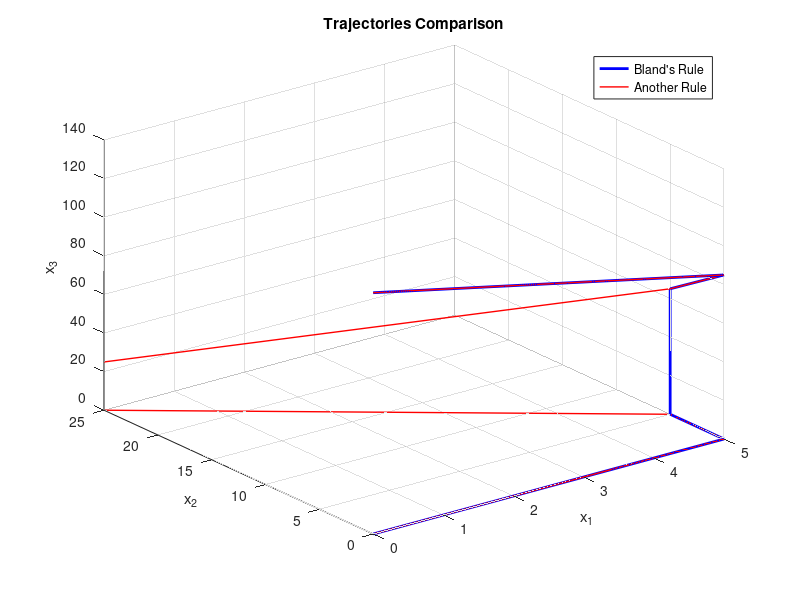

MATLAB code for this plot:
figure;
hold on;
grid on;

x1 = [0, 5, 5, 5, 5, 0];
y1 = [0, 0, 5, 5, 0, 0];
z1 = [0, 0, 0, 65, 85, 125];

x2 = [0, 5, 5, 0, 0, 5, 5, 0];
y2 = [0, 0, 5, 25, 25, 5, 0, 0];
z2 = [0, 0, 0, 0, 25, 65, 85, 125];

plot3(x1, y1, z1, 'b-', 'LineWidth', 2, 'DisplayName', "Bland's Rule");
plot3(x2, y2, z2, 'r-', 'LineWidth', 1, 'DisplayName', 'Another Rule');

xlabel('x_1');
ylabel('x_2');
zlabel('x_3');
title('Trajectories Comparison');
legend('Location', 'best');
view(3);
